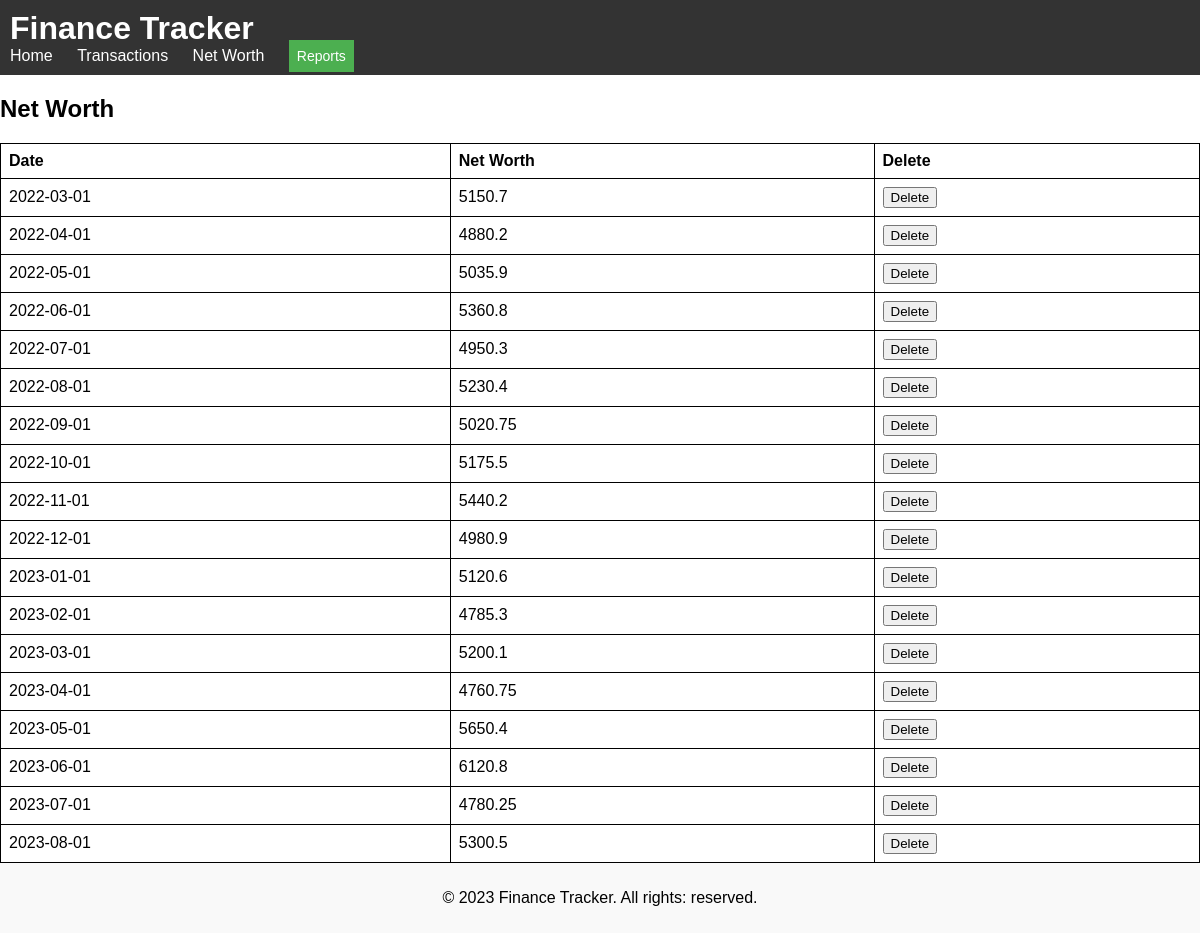
The page /net_worth on the database its author committed.
### tables this page shows
CREATE TABLE net_worth (
            id INTEGER PRIMARY KEY,
            date DATE NOT NULL,
            networth REAL NOT NULL
        );

### app.py (the view)
@app.route('/net_worth')
def net_worth():
    conn = sqlite3.connect('finance_data.db')
    cursor = conn.cursor()
    cursor.execute('SELECT id, date, networth FROM net_worth')
    net_worths = cursor.fetchall()
    conn.close()
    net_worths_dict = []
    for net_worth in net_worths:
        net_worth_dict = {
            "id": net_worth[0],
            "date": net_worth[1],
            "networth": net_worth[2]
        }
        net_worths_dict.append(net_worth_dict)
    return render_template('networth.html', networths=net_worths_dict)

### templates/networth.html (shortened to what this page needs)
<!DOCTYPE html>
<html lang="en">
<head>
  <link rel="stylesheet" type="text/css" href="{{ url_for('static', filename='style.css') }}">
</head>
<body>
  <header>
    <h1 id="website-title">Finance Tracker</h1>
    <nav>
      <ul>
        <li><a href="/">Home</a></li>
        <li><a href="/transactions">Transactions</a></li>
        <li><a href="/net_worth">Net Worth</a></li>
        <li class="dropdown">
          <a href="javascript:void(0)" class="dropbtn">Reports</a>
        </li>
      </ul>
    </nav>
  </header>
  <section class="networth">
    <h2>Net Worth</h2>
    <table>
      <thead>
        <tr>
          <th>Date</th>
          <th>Net Worth</th>
          <th>Delete</th>
        </tr>
      </thead>
      <tbody>
        {% for networth in networths %}
          <tr>
            <td>{{ networth.date }}</td>
            <td>{{ networth.networth }}</td>
            <td>
              <form action="{{ url_for('delete_net_worth', id=networth.id) }}" method="post">
                <input type="submit" value="Delete">
              </form>
            </td>
          </tr>
        {% endfor %}
      </tbody>
    </table>
  </section>
  <footer>
    <p>&copy; 2023 Finance Tracker. All rights: reserved.</p>
  </footer>
</body>
</html>

### static/style.css (style rules this page uses)
body { font-family: Arial, sans-serif; margin: 0; padding: 0; display: flex; flex-direction: column; min-height: 100vh; }
header { background-color: #333; color: #fff; padding: 10px; }
header h1 { margin: 0; }
nav ul { list-style: none; margin: 0; padding: 0; }
nav ul li { display: inline-block; margin-right: 20px; }
nav ul li:last-child { margin-right: 0; }
nav ul li a { text-decoration: none; color: #fff; }
footer { background-color: #f9f9f9; padding: 10px; text-align: center; }
table { border: 1px solid black; border-collapse: collapse; width: 100%; }
th, td { border: 1px solid black; padding: 8px; text-align: left; }
.dropbtn { background-color: #4CAF50; color: white; padding: 08px; font-size: 14px; border: none; cursor: pointer; }
.dropdown { position: relative; display: inline-block; }

### rows shown on the page
net_worth: date "2022-03-01", networth "5150.7"
net_worth: date "2022-04-01", networth "4880.2"
net_worth: date "2022-05-01", networth "5035.9"
net_worth: date "2022-06-01", networth "5360.8"
net_worth: date "2022-07-01", networth "4950.3"
net_worth: date "2022-08-01", networth "5230.4"
net_worth: date "2022-09-01", networth "5020.75"
net_worth: date "2022-10-01", networth "5175.5"
net_worth: date "2022-11-01", networth "5440.2"
net_worth: date "2022-12-01", networth "4980.9"
net_worth: date "2023-01-01", networth "5120.6"
net_worth: date "2023-02-01", networth "4785.3"
net_worth: date "2023-03-01", networth "5200.1"
net_worth: date "2023-04-01", networth "4760.75"
net_worth: date "2023-05-01", networth "5650.4"
net_worth: date "2023-06-01", networth "6120.8"
net_worth: date "2023-07-01", networth "4780.25"
net_worth: date "2023-08-01", networth "5300.5"
